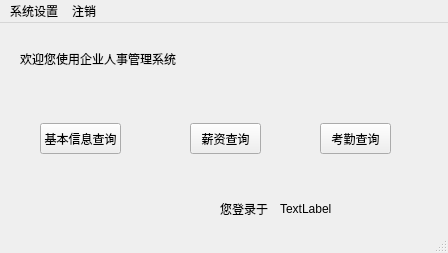
<?xml version="1.0" encoding="UTF-8"?>
<ui version="4.0">
 <class>user</class>
 <widget class="QMainWindow" name="user">
  <property name="geometry">
   <rect>
    <x>0</x>
    <y>0</y>
    <width>448</width>
    <height>253</height>
   </rect>
  </property>
  <property name="windowTitle">
   <string>企业人事管理系统</string>
  </property>
  <widget class="QWidget" name="centralwidget">
   <widget class="QPushButton" name="infoBtn">
    <property name="geometry">
     <rect>
      <x>40</x>
      <y>100</y>
      <width>81</width>
      <height>31</height>
     </rect>
    </property>
    <property name="text">
     <string>基本信息查询</string>
    </property>
   </widget>
   <widget class="QPushButton" name="salaBtn">
    <property name="geometry">
     <rect>
      <x>190</x>
      <y>100</y>
      <width>71</width>
      <height>31</height>
     </rect>
    </property>
    <property name="text">
     <string>薪资查询</string>
    </property>
   </widget>
   <widget class="QPushButton" name="clock_inBtn">
    <property name="geometry">
     <rect>
      <x>320</x>
      <y>100</y>
      <width>71</width>
      <height>31</height>
     </rect>
    </property>
    <property name="text">
     <string>考勤查询</string>
    </property>
   </widget>
   <widget class="QLabel" name="welLabel">
    <property name="geometry">
     <rect>
      <x>20</x>
      <y>20</y>
      <width>181</width>
      <height>31</height>
     </rect>
    </property>
    <property name="text">
     <string>欢迎您使用企业人事管理系统</string>
    </property>
   </widget>
   <widget class="QLabel" name="strLabel">
    <property name="geometry">
     <rect>
      <x>220</x>
      <y>180</y>
      <width>54</width>
      <height>12</height>
     </rect>
    </property>
    <property name="text">
     <string>您登录于</string>
    </property>
   </widget>
   <widget class="QLabel" name="timeLabel">
    <property name="geometry">
     <rect>
      <x>280</x>
      <y>170</y>
      <width>161</width>
      <height>31</height>
     </rect>
    </property>
    <property name="text">
     <string>TextLabel</string>
    </property>
   </widget>
  </widget>
  <widget class="QMenuBar" name="menubar">
   <property name="geometry">
    <rect>
     <x>0</x>
     <y>0</y>
     <width>448</width>
     <height>23</height>
    </rect>
   </property>
   <widget class="QMenu" name="menu_file">
    <property name="title">
     <string>系统设置</string>
    </property>
    <addaction name="aboutAction"/>
    <addaction name="helpAction"/>
    <addaction name="alterAction"/>
   </widget>
   <widget class="QMenu" name="menu">
    <property name="title">
     <string>注销</string>
    </property>
   </widget>
   <addaction name="menu_file"/>
   <addaction name="menu"/>
  </widget>
  <widget class="QStatusBar" name="statusbar"/>
  <action name="aboutAction">
   <property name="text">
    <string>关于软件</string>
   </property>
  </action>
  <action name="action_3">
   <property name="text">
    <string>&amp;修改密码</string>
   </property>
  </action>
  <action name="helpAction">
   <property name="text">
    <string>帮助信息</string>
   </property>
  </action>
  <action name="alterAction">
   <property name="text">
    <string>修改密码</string>
   </property>
  </action>
 </widget>
 <resources/>
 <connections/>
</ui>
